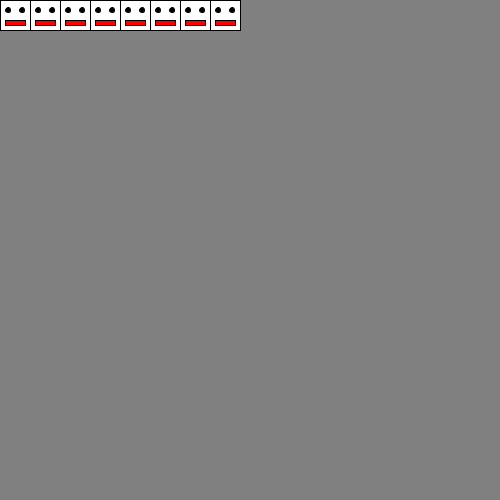
Frame 1 (no input)
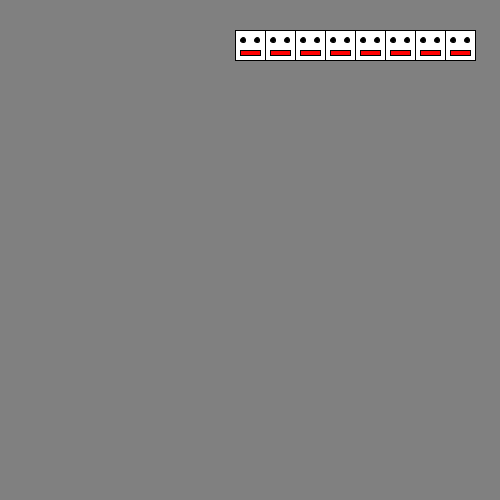
Frame 60 (the mouse pressed at the canvas centre just before this capture)
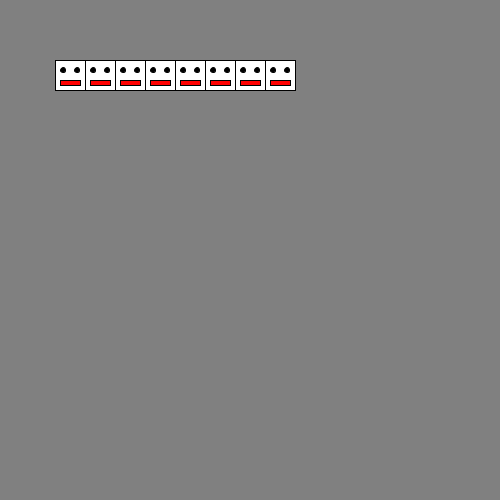
Frame 120 (the mouse held since frame 60 and released just before this capture)

The Processing sketch that drew these frames (run headless with seeded random() and noise(); from frame 60 on, the mouse is pressed at the canvas centre):

// Processing sketch: sketch_150119a
// ── sketch_150119a.pde
void setup(){
  size(500,500);
}

int x = 0, y = 0;
boolean onoff = true;

int kazu = 8;
int size = 30;
int speed = 5;
int returns = 500 - size;

void draw(){
   background(128);
   
   /////////////////////////////
   
  for(int i = 0; i < kazu; i++){
    fill(255,255,255);
    rect((x + i * size),(y), size, size);
    fill(0,0,0);
    ellipse(x + i * size + 8,y + 10,5,5);
    ellipse(x + (i+1) * size - 8,y + 10,5,5);
    fill(255,0,0);
    rect((x + i * size + 5),(y+20),20,5);
  }
  
  /////////////////////////////
  
  if(x > 500 - kazu * size){
    onoff = false;
    y+=size;
  }
  else if(x < 0){
    onoff = true;
    y+=size;
  }
  
  /////////////////////////////
  
  if(onoff == true){
    x+=speed;
  }
  else if(onoff == false){
    x-=speed;
  }
  
  /////////////////////////////
  
  if(y > returns){
    y = 0;
  }
  
  /////////////////////////////
}
